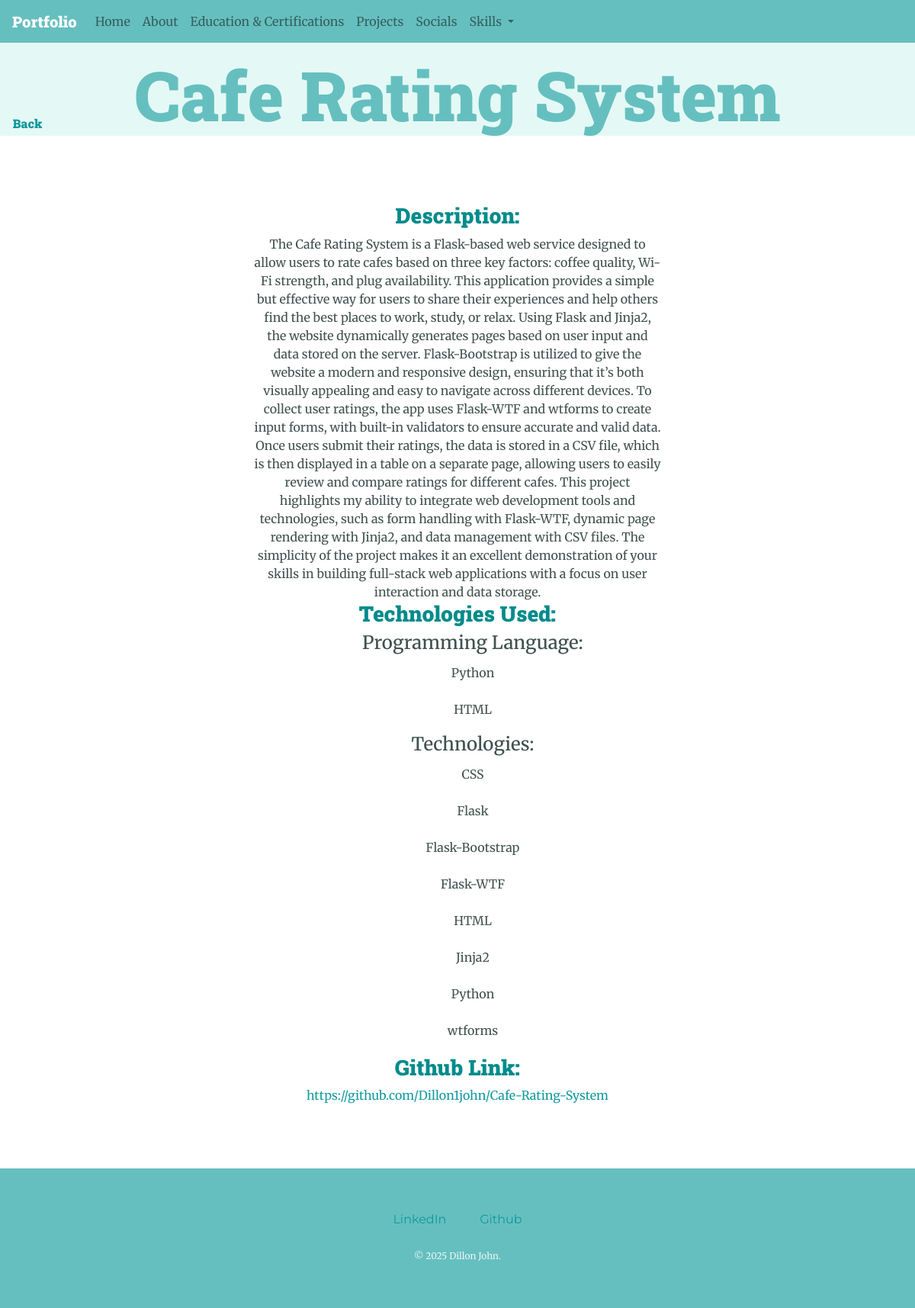
Screenshot of /projects/13/ with the database file from the repository.
### Portfolio/models.py (models this page shows, shortened)
class Project(models.Model):
    title = models.CharField(max_length=100, blank=True)
    subtitle = models.CharField(max_length=100,  blank=True)
    description = models.TextField(blank=True, null=True)
    programming_language = ManyToManyField('Language', blank=True)
    technologies = models.CharField(max_length=100, blank=True)
    category = ManyToManyField('Category', blank=True)
    github_link = models.URLField(blank=True, null=True)
    live_demo_link = models.URLField(blank=True, null=True)
    image = models.ImageField(upload_to='projects', blank=True, null=True)
    image2 = models.ImageField(upload_to='projects', blank=True, null=True)
    image3 = models.ImageField(upload_to='projects', blank=True, null=True)
    image4 = models.ImageField(upload_to='projects', blank=True, null=True)
    video = models.FileField(upload_to='projects', blank=True, null=True)
    created_at = models.DateTimeField(auto_now_add=True)
    slug = models.SlugField(unique=True, blank=True)

class Language(models.Model):
    name = models.CharField(max_length=50)
    class Meta:
        verbose_name_plural = 'Languages'
    def __str__(self):
        return self.name

### Portfolio/views.py (the view)
# urls.py: path('projects/<int:pk>/', views.ProjectDetailView.as_view(), name='project-detail'),
class ProjectDetailView(DetailView):
    template_name = 'Portfolio/projectDetail.html'
    model = Project
    technologies = Project.technologies
    context_object_name = 'project'
    def split_and_sort(self, input_string):
        split_list = [item.strip() for item in input_string.split(',')]
        return sorted(split_list)
    def get_context_data(self, **kwargs):
        context = super().get_context_data(**kwargs)
        project_id = self.kwargs['pk']
        technologies = Project.objects.get(pk=project_id).technologies
        languages = Project.objects.get(pk=project_id).programming_language.all()
        context['technologies'] = self.split_and_sort(technologies)
        context['languages'] = languages
        return context

### Portfolio/templates/Portfolio/projectDetail.html (shortened to what this page needs)
{% extends 'base.html' %}
{% load static %}
{% block content %}
<div class="topPage">
    <h1> {{ project.title }}</h1>
    <h6><a href="{% url 'projects' %}" class="back_button">Back</a></h6>
</div>
<div class="container-fluid">
    <div class="row">
            <div class="col-12 col-lg-6 mb-4 mb-lg-0">
            </div>
            {% if not project.image and not project.image2 and not project.image3 and not project.image4 and not project.video %}
                <div class="col-12">
                    <div class="centered-container justify-content-center">
                        <div class="project-details centered-details">
            {% else %}
                <div class="col-12 col-lg-6">
                    <div class="project-details">
            {% endif %}
                    {% if project.description %}
                        <div class="detail-item">
                            <h3>Description:</h3>
                            <span class="value">{{ project.description }}</span>
                        </div>
                    {% endif %}
                    <div class="detail-item">
                        <h3>Technologies Used:</h3>
                        <ul>
                            <h4>Programming Language:</h4>
                            {% for language in languages %}
                                {% if language|upper == 'CPP' %}
                                    <li><p>C++</p></li>
                                {% else %}
                                    <li><p>{{ language }}</p></li>
                                {% endif %}
                            {% endfor %}
                            <h4>Technologies:</h4>
                            {% for technology in technologies %}
                                <li><p>{{ technology }}</p></li>
                            {% endfor %}
                        </ul>
                    </div>
                    {% if project.github_link %}
                        <div class="detail-item">
                            <h3>Github Link:</h3>
                            <span class="value"><a href="{{ project.github_link }}" target="_blank">{{ project.github_link }}</a></span>
                        </div>
                    {% endif %}
                </div>
                {% if not project.image and not project.image2 and not project.image3 and not project.image4 and not project.video %}
                    </div>
                {% endif %}
            </div>
        </div>
</div>
{% include 'Portfolio/includes/footer.html' %}
{% endblock %}

### static/app.css (style rules this page uses)
body { color: #40514E; margin: 0; text-align: center; font-family: "Merriweather", serif; position: relative; }
html { scroll-padding-top: 100px; }
html,body { overflow-x:hidden; max-width: 100%; }
h1 { font-size: 5.625rem; margin: 50px auto 0 auto; font-family: "Sacramento", cursive; color: #66BFBF; }
h3 { font-family: "Montserrat", sans-serif; color: #11999E; }
a { color: #11999E; text-decoration: none; }
p { line-height: 2; }
ul { list-style: none; }
.topPage { background-color: #E4F9F5; position: relative; padding-top: 20px; }
.back_button { position: absolute; top: auto; left:0; right:94%; bottom: 4%; margin:0 auto; }

### Portfolio/templates/Portfolio/projectDetail.html (style rules this page uses)
h3 { font-family: 'RobotoSlabDark', 'sans-serif'; color: darkcyan; }
.project-details { padding: 1rem; }
.centered-container { display: flex; justify-content: center; align-items: flex-start; min-height: 60vh; width: 100%; padding: 2rem 0; text-align: center; }
.centered-details { max-width: 600px; padding: 2rem; margin: 0 auto; }
.topPage h1 { font-family: 'RobotoSlabDark', 'sans-serif'; }
.back_button { font-family: 'RobotoSlabDark', 'sans-serif'; }

### rows the page displays
Project: title "Cafe Rating System", description "The Cafe Rating System is a Flask-based web service designed to allow users to rate cafes based on three key factors: coffee quality, Wi-Fi strength, and plug availability. This application provides a simple but effective way for users to share their experiences and help others find the best places to work, study, or relax. Using Flask and Jinja2, the website dynamically generates pages based on user input and data stored on the server. Flask-Bootstrap is utilized to give the website a modern and responsive design, ensuring that it’s both visually appealing and easy to navigate across different devices. To collect user ratings, the app uses Flask-WTF and wtforms to create input forms, with…", github_link "https://github.com/Dillon1john/Cafe-Rating-System"
Language: name "Python"
Language: name "HTML"

### other values shown
{{ technology }} "CSS" "Flask" "Flask-Bootstrap" "Flask-WTF" "HTML" "Jinja2" "Python" "wtforms"
